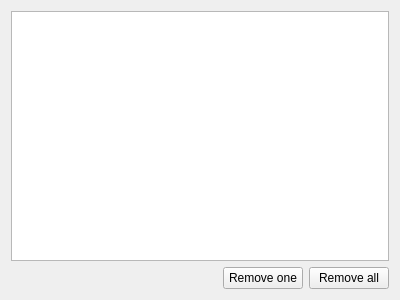
<?xml version="1.0" encoding="UTF-8"?>
<ui version="4.0">
 <class>PassExceptions</class>
 <widget class="QWidget" name="PassExceptions">
  <property name="geometry">
   <rect>
    <x>0</x>
    <y>0</y>
    <width>400</width>
    <height>300</height>
   </rect>
  </property>
  <property name="windowTitle">
   <string>Password Exceptions</string>
  </property>
  <layout class="QVBoxLayout" name="verticalLayout">
   <item>
    <widget class="QListWidget" name="listWidget"/>
   </item>
   <item>
    <layout class="QHBoxLayout" name="horizontalLayout">
     <item>
      <spacer name="horizontalSpacer">
       <property name="orientation">
        <enum>Qt::Horizontal</enum>
       </property>
       <property name="sizeHint" stdset="0">
        <size>
         <width>40</width>
         <height>20</height>
        </size>
       </property>
      </spacer>
     </item>
     <item>
      <widget class="QPushButton" name="removeOneButton">
       <property name="text">
        <string>Remove one</string>
       </property>
      </widget>
     </item>
     <item>
      <widget class="QPushButton" name="removeAllButton">
       <property name="text">
        <string>Remove all</string>
       </property>
      </widget>
     </item>
    </layout>
   </item>
  </layout>
 </widget>
 <resources/>
 <connections/>
</ui>
